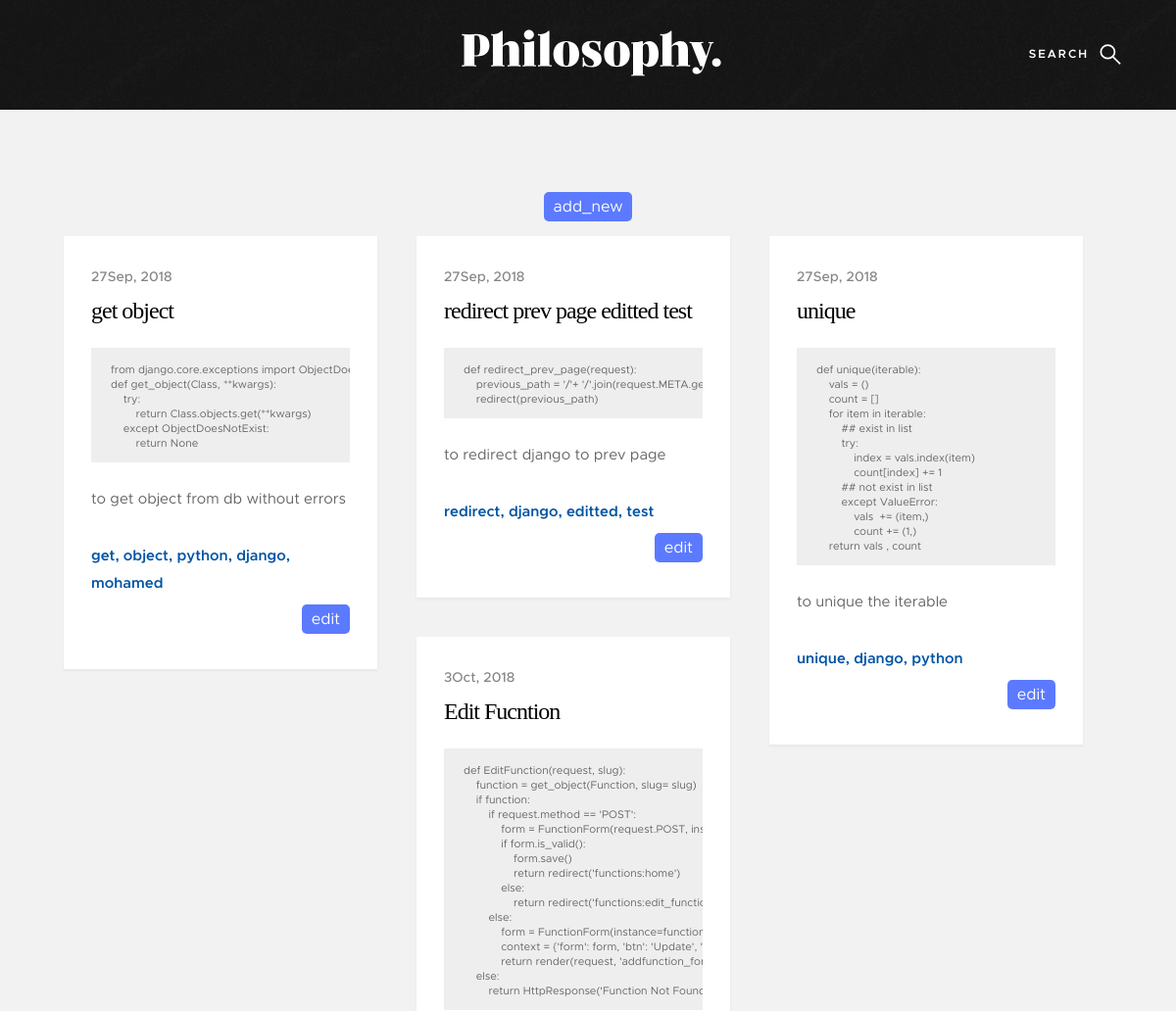
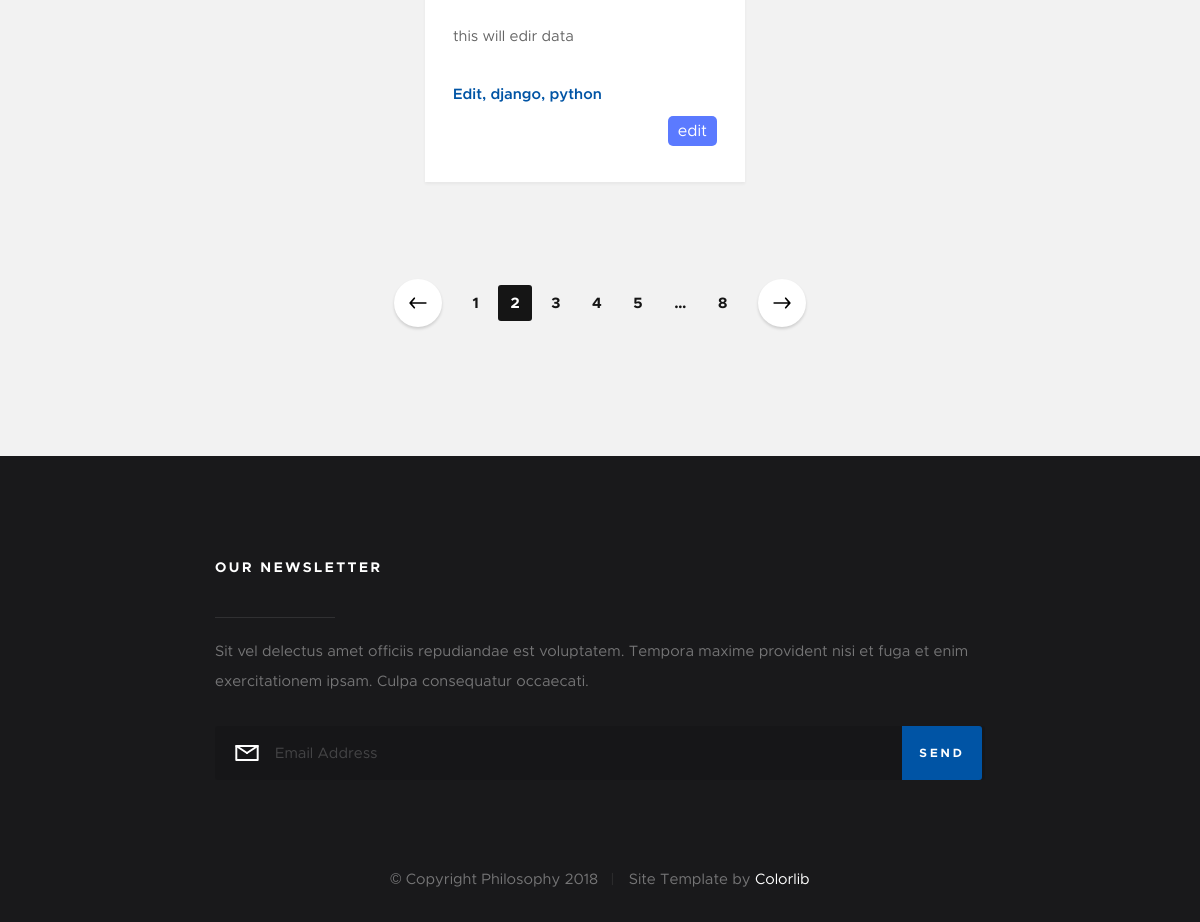
Page /f/ on the committed database (2 pictures, top to bottom).
### Function/models.py (models this page shows, shortened)
class Function(models.Model):
    name    = models.CharField(max_length=70)
    content = models.TextField()
    comment = models.TextField()
    tags    = models.CharField(max_length=100)
    slug    = models.CharField(unique= True, blank=True, max_length=100)
    created = models.DateTimeField(auto_now=False, default= datetime.datetime.now)
    class Meta:
        db_table = ''
        managed = True
        verbose_name = 'Function'
        verbose_name_plural = 'Functions'

### Function/views.py (the view)
# urls.py: 2. Add a URL to urlpatterns:  path('', Home.as_view(), name='home')
def Home(request):
    functions = Function.objects.all()
    return show_functions(request, functions)

### Function/templatetags/myfilters.py (called while the page is built)
@register.filter
@stringfilter
def replacetabs(value):
    value = value.replace('\t', '    ')
    value = value.replace(' ', '&nbsp;')
    return value

@register.filter
@stringfilter
def split(value, delemeter):
    return value.split(delemeter)

### Function/views.py (called while the page is built)
def show_functions(request, functions, context={}):
    context.update({'functions': functions})
    return render(request, 'functions.html', context)

### Function/templates/functions.html (shortened to what this page needs)
{% extends "index.html" %}
{% load myfilters %}
{% block content %}
    <section class="s-content">
        <div class="row masonry-wrap">
            <div id="add-function" style="text-align:center;">
                <a href="{% url 'functions:add_function' %}">add_new</a>
            </div>
            <div class="row masonry-wrap">
                <div class="masonry">
                    {% for function in functions %}
                        <article class="masonry__brick entry format-standard" data-aos="fade-up">
                            <div class="entry__text">
                                <div class="entry__header">
                                    <div class="entry__date">
                                        <a href="{% url 'functions:show_function' function.slug %}">{{function.created | date:'jM, Y'}}</a>
                                    </div>
                                    <h1 class="entry__title"><a href="{% url 'functions:show_function' function.slug %}">{{function.name}}</a></h1>
                                </div>
                                <div class="code__area">
                                    {{function.content | replacetabs | safe | linebreaks}}
                                </div>
                                <div class="entry__excerpt">
                                    <p>{{function.comment}}</p>
                                </div>
                                <div class="entry__meta">
                                    <span class="entry__meta-links">
                                        {% for tag in function.tags|split:' ' %}
                                                <a href="{% url 'functions:tag_functions' tag %}">{{tag}}</a>
                                        {% endfor %}
                                    </span>
                                </div>
                                <div class="entry__edit">
                                    <a role="button" href="{% url 'functions:edit_function' function.slug %}">edit</a>
                                </div>
                            </div>
                        </article>
                    {% endfor %}
                </div>
            </div>
        </div>
        <div class="row">
            <div class="col-full">
                <nav class="pgn">
                    <ul>
                        <li><a class="pgn__prev" href="#0">Prev</a></li>
                        <li><a class="pgn__num" href="#0">1</a></li>
                        <li><span class="pgn__num current">2</span></li>
                        <li><a class="pgn__num" href="#0">3</a></li>
                        <li><a class="pgn__num" href="#0">4</a></li>
                        <li><a class="pgn__num" href="#0">5</a></li>
                        <li><span class="pgn__num dots">…</span></li>
                        <li><a class="pgn__num" href="#0">8</a></li>
                        <li><a class="pgn__next" href="#0">Next</a></li>
                    </ul>
                </nav>
            </div>
        </div>
    </section>
{% endblock content %}

### templates/index.html (shortened to what this page needs)
<!DOCTYPE html>
<html class="no-js" lang="en">
<head>
    {% load static %}
    <link rel="stylesheet" href="{% static 'css/base.css' %}">
    <link rel="stylesheet" href="{% static 'css/vendor.css' %}">
    <link rel="stylesheet" href="{% static 'css/main.css' %}">
</head>
<body id="top">
    <section class="s-pageheader s-pageheader--home">
        <header class="header">
            <div class="header__content row">
                <div class="header__logo">
                    <a class="logo" href="/f/">
                        <img src="{% static 'images/logo.svg' %}" alt="Homepage">
                    </a>
                </div>
                <a class="header__search-trigger" href="#0"></a>
            </div>
        </header>
    </section>
    {% block content %}
    {% endblock content %}
    <footer class="s-footer">
        <div class="s-footer__main">
            <div class="row">
                <div class="col-five md-full end s-footer__subscribe">
                    <h4>Our Newsletter</h4>
                    <p>Sit vel delectus amet officiis repudiandae est voluptatem. Tempora maxime provident nisi et fuga et enim exercitationem ipsam. Culpa consequatur occaecati.</p>
                    <div class="subscribe-form">
                        <form id="mc-form" class="group" novalidate="true">
                            <input type="email" value="" name="EMAIL" class="email" id="mc-email" placeholder="Email Address" required="">
                            <input type="submit" name="subscribe" value="Send">
                        </form>
                    </div>
                </div>
            </div>
        </div>
        <div class="s-footer__bottom">
            <div class="row">
                <div class="col-full">
                    <div class="s-footer__copyright">
                        <span>© Copyright Philosophy 2018</span>
                        <span>Site Template by <a href="https://colorlib.com/">Colorlib</a></span>
                    </div>
                </div>
            </div>
        </div>
    </footer>
</body>
</html>

### static/css/base.css (style rules this page uses)
html { font-family: sans-serif; line-height: 1.15; -ms-text-size-adjust: 100%; -webkit-text-size-adjust: 100%; }
body { margin: 0; }
article, aside, footer, header, nav, section { display: block; }
h1 { font-size: 2em; margin: 0.67em 0; }
a { background-color: transparent; -webkit-text-decoration-skip: objects; }
img { border-style: none; }
button, input, optgroup, select, textarea { font-family: sans-serif; font-size: 100%; line-height: 1.15; margin: 0; }
button, input { overflow: visible; }
button, html [type="button"], [type="reset"], [type="submit"] { -webkit-appearance: button; }
html { font-size: 62.5%; box-sizing: border-box; }
*, *::before, *::after { box-sizing: inherit; }
body { font-weight: normal; line-height: 1; word-wrap: break-word; text-rendering: optimizeLegibility; -webkit-overflow-scrolling: touch; -webkit-text-size-adjust: none; }
body, input, button { -moz-osx-font-smoothing: grayscale; -webkit-font-smoothing: antialiased; }
img, video { max-width: 100%; height: auto; }
div, dl, dt, dd, ul, ol, li, h1, h2, h3, h4, h5, h6, pre, form, p, blockquote, th, td { margin: 0; padding: 0; }
h1, h2, h3, h4, h5, h6 { -webkit-font-smoothing: auto; -webkit-font-smoothing: antialiased; -webkit-font-variant-ligatures: common-ligatures; -moz-font-variant-ligatures: common-ligatures; font-variant-ligatures: common-ligatures; text-rendering: optimizeLegibility; }
ol, ul { list-style: none; }
li { display: block; }
a { text-decoration: none; line-height: inherit; }
a img { border: none; }
input[type="email"], input[type="number"], input[type="search"], input[type="text"], input[type="tel"], input[type="url"], input[type="password"], textarea { -webkit-appearance: none; -moz-appearance: none; -ms-appearance: none; -o-appearance: none; appearance: none; }
.row { width: 94%; max-width: 1200px; margin: 0 auto; }
.row:after { content: ""; display: table; clear: both; }
.row .row { width: auto; max-width: none; margin-left: -20px; margin-right: -20px; }
[class*="col-"] { float: left; padding: 0 20px; }
.col-five { width: 41.66667%; }
.col-twelve, .col-full { width: 100%; }
@media only screen and (max-width: 1200px) { .row .row { margin-left: -15px; margin-right: -15px; } }
@media only screen and (max-width: 1200px) { [class*="col-"] { padding: 0 15px; } }
@media only screen and (max-width: 1200px) { .md-twelve, .md-full { width: 100%; } }
.group:after { content: ""; display: table; clear: both; }

### Function/templates/functions.html (style rules this page uses)
.code__area { background-color: #EEE; padding: 15px 20px 12px; margin: 0 0 24px 0; overflow: auto; }
.code__area > p { margin: 0; white-space: nowrap; font-size: 11px; max-height: 250px; line-height: 1.3636em; }
.entry__edit { text-align: right; margin-top: 8px }
.entry__edit > a, #add-function > a { background-color: rgb(91, 122, 255); color: white; padding: 5px 10px; border-radius: 5px; }
#add-function { margin-bottom: 15px }

### rows in the picture
Function: created "27Sep, 2018", name "get object", content "from django.core.exceptions import def get_object(Class, **kwargs): try: return Class.objects.get(**kwargs) except ObjectDoesNotExist: return None", comment "to get object from db without errors", tags "get" "object" "python" "django" "mohamed"
Function: created "27Sep, 2018", name "redirect prev page editted test", content "def redirect_prev_page(request): previous_path = '/'+ redirect(previous_path)", comment "to redirect django to prev page", tags "redirect" "django" "editted" "test"
Function: created "27Sep, 2018", name "unique", content "def unique(iterable): vals = () count = [] for item in iterable: ## exist in list try: index = vals.index(item) count[index] += 1 ## not exist in list except ValueError: vals += (item,) count += (1,) return vals , count", comment "to unique the iterable", tags "unique" "django" "python"
Function: created "3Oct, 2018", name "Edit Fucntion", content "def EditFunction(request, slug): function = get_object(Function, slug= slug) if function: if request.method == 'POST': form = FunctionForm(request.POST, if form.is_valid(): form.save() return redirect('functions:home') else: return else: form = context = {'form': form, 'btn': 'Update', return render(request, else: return HttpResponse('Function Not…", comment "this will edir data", tags "Edit" "django" "python"
